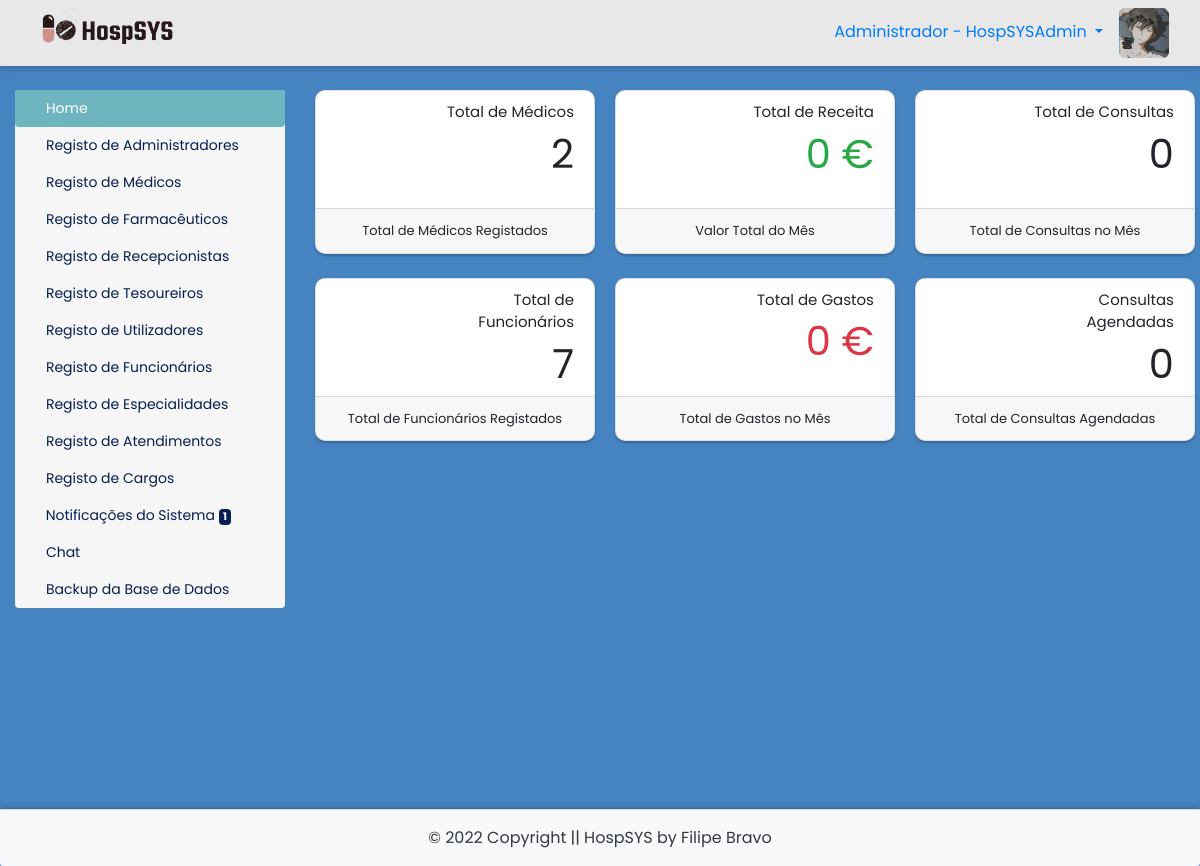
Page /painel-adm/index.php (signed in) on the committed database.
### tables this page shows
CREATE TABLE `utilizadores` (
  `id` int(11) NOT NULL AUTO_INCREMENT,
  `nome` varchar(30) NOT NULL,
  `email` varchar(40) NOT NULL,
  `nif` varchar(20) NOT NULL,
  `cc` varchar(20) NOT NULL,
  `telefone` varchar(20) NOT NULL,
  `data_nascimento` date NOT NULL,
  `data_entrada` date DEFAULT NULL,
  `cedula` varchar(20) DEFAULT NULL,
  `especialidade` int(11) DEFAULT NULL,
  `consultorio` varchar(40) DEFAULT NULL,
  `password` varchar(200) DEFAULT NULL,
  `nivel` varchar(25) NOT NULL,
  `foto` varchar(150) DEFAULT NULL,
  `code` int(50) DEFAULT NULL,
  `status` varchar(30) DEFAULT NULL,
  `estado_conta` varchar(15) NOT NULL,
  PRIMARY KEY (`id`),
  KEY `especialidade` (`especialidade`),
  CONSTRAINT `utilizadores_ibfk_1` FOREIGN KEY (`especialidade`) REFERENCES `especialidades` (`id`) ON DELETE CASCADE
);

### painel-adm/consultas-notificacoes.php (called while the page is built)
<?php
		$res_1 = $pdo->query("SELECT * from remedios where stock <= '$nivel_stock'");
		$dados_1 = $res_1->fetchAll(PDO::FETCH_ASSOC);
		$valor_1 = count($dados_1);
		if($valor_1 > 0){
			$itens_1 = 1;
		}
		else
		{
			$itens_1 = 0;
		}
		$res_2 = $pdo->query("SELECT * from contas_receber where vencimento = curDate() and forma_pagamento is null");
		$dados_2 = $res_2->fetchAll(PDO::FETCH_ASSOC);
		$valor_2 = count($dados_2);
		if($valor_2 > 0){
			$itens_2 = 1;
		}
		else
		{
			$itens_2 = 0;
		}
		$res_3 = $pdo->query("SELECT * from contas_pagar where vencimento = curDate() and pago != 'Sim'");
		$dados_3 = $res_3->fetchAll(PDO::FETCH_ASSOC);
		$valor_3 = count($dados_3);
		if($valor_3 > 0){
			$itens_3 = 1;
		}
		else
		{
			$itens_3 = 0;
		}
		$res_4 = $pdo->query("SELECT * from consultas where data = curDate() and hora < curTime() and status = 'a Aguardar'");
		$dados_4 = $res_4->fetchAll(PDO::FETCH_ASSOC);
		$valor_4 = count($dados_4);
		if($valor_4 > 0){
			$itens_4 = 1;
		}
		else
		{
			$itens_4 = 0;
		}
		$total_notificacoes = $itens_1 + $itens_2 + $itens_3 + $itens_4;
 ?>

### config.php (called while the page is built, shortened)
<?php
$nivel_stock = 5;
 ?>

### painel-adm/index.php (the view, shortened to what this page needs)
<?php
require_once("../conexao.php");
require_once("../config.php");
require_once("consultas-notificacoes.php");
$id_utilizador = $_SESSION['id_utilizador'];
$resultado_foto = $pdo->query("SELECT * from utilizadores where id = $id_utilizador");
$dados_foto = $resultado_foto->fetchAll(PDO::FETCH_ASSOC);
$foto = $dados_foto[0]['foto'];
$resultado_nome = $pdo->query("SELECT * from utilizadores where id = $id_utilizador");
$dados_nome = $resultado_nome->fetchAll(PDO::FETCH_ASSOC);
$nome_utilizador = $dados_nome[0]['nome'];
$notificacoes=$total_notificacoes;
$item1 = 'home';
$item2 = 'admin';
$item3 = 'medicos';
$item4 = 'farmaceuticos';
$item5 = 'recepcionistas';
$item6 = 'tesoureiros';
$item7 = 'utilizadores';
$item8 = 'funcionarios';
$item9 = 'especialidades';
$item10 = 'atendimentos';
$item11 = 'cargos';
$item12 = 'notificacoes';
$item13 = 'editar-perfil';
$item14 = 'chat';
$item15 = 'backup';
if(@$_GET['acao'] == $item1){
	$item1ativo = 'active';
}elseif (@$_GET['acao'] == $item2 or isset($_GET[$item2])) {
	$item2ativo = 'active';
}elseif (@$_GET['acao'] == $item3) {
	$item3ativo = 'active';
}elseif (@$_GET['acao'] == $item4 or isset($_GET[$item4])) {
	$item4ativo = 'active';
}elseif (@$_GET['acao'] == $item5) {
	$item5ativo = 'active';
}elseif (@$_GET['acao'] == $item6) {
	$item6ativo = 'active';
}elseif (@$_GET['acao'] == $item7) {
	$item7ativo = 'active';
}elseif (@$_GET['acao'] == $item8) {
	$item8ativo = 'active';
}elseif (@$_GET['acao'] == $item9) {
	$item9ativo = 'active';
}elseif (@$_GET['acao'] == $item10) {
	$item10ativo = 'active';
}elseif (@$_GET['acao'] == $item11) {
	$item11ativo = 'active';
}elseif (@$_GET['acao'] == $item12) {
	$item12ativo = 'active';
}elseif (@$_GET['acao'] == $item14) {
	$item14ativo = 'active';
}elseif (@$_GET['acao'] == 'chat1') {
	$item14ativo = 'active';
}elseif (@$_GET['acao'] == $item15) {
	$item15ativo = 'active';
}else{
	$item1ativo = 'active';
}
?>
<!DOCTYPE html>
<html lang="pt-pt">
<head>
	<link rel="stylesheet" href="https://stackpath.bootstrapcdn.com/bootstrap/4.4.1/css/bootstrap.min.css">
	<link rel="stylesheet" href="../CSS/painel.css">
	<link rel="stylesheet" href="../CSS/footer.css">
	<link rel="stylesheet" href="../CSS/style1.css">
 	<link rel="stylesheet" href="https://cdnjs.cloudflare.com/ajax/libs/font-awesome/5.15.2/css/all.min.css"/>
	<link rel="stylesheet" href="https://cdnjs.cloudflare.com/ajax/libs/font-awesome/5.11.2/css/all.css">
	<link rel="stylesheet" href="https://unicons.iconscout.com/release/v3.0.6/css/line.css">
</head>
<body>
<div style="box-shadow:0px 0px 8px rgba(0, 0, 0, 0.3);">
	<nav class="navbar navbar-light bg-light">
		<div class="col-md-12">
			<img class="float-left" src="../img/logohorizontal.png">
			<div class="float-right">
				<?php echo'<img style="height: 50px; width: 50px; border-radius: 6px;" src="../img/fotos-perfil/'.$foto.'">';?>
			</div>
			<li class="float-right nav-item dropdown">
				<a class="float-right nav-link dropdown-toggle mt-1" href="#" id="navbarDropdown" role="button" data-toggle="dropdown" aria-haspopup="true" aria-expanded="false">
					Administrador - <?php echo $nome_utilizador; ?>
				</a>
			</li>
			</div>
	</div>
<div class="main-container">
<div class="container-fluid mt-4">
	<div class="row">
		<div class="col-md-3 col-sm-12 mb-4">
			<div class="nav flex-column nav-pills" id="v-pills-tab" role="tablist" aria-orientation="vertical">
				<a class="nav-link <?php echo $item1ativo ?>" id="v-pills-home-tab" href="index.php?acao=<?php echo $item1 ?>" role="tab" aria-controls="v-pills-home" aria-selected="true"><i class="fas fa-home mr-1"></i>Home</a>
				<a class="nav-link <?php echo $item2ativo ?>" id="v-pills-messages-tab" href="index.php?acao=<?php echo $item2 ?>" role="tab" aria-controls="v-pills-profile" aria-selected="false"><i class="fas fa-user-tie mr-1"></i>Registo de Administradores</a>
				<a class="nav-link <?php echo $item3ativo ?>" id="link-medicos" href="index.php?acao=<?php echo $item3 ?>" role="tab" aria-controls="v-pills-profile" aria-selected="false"><i class="fas fa-user-md mr-1"></i>Registo de Médicos</a>
				<a class="nav-link <?php echo $item4ativo ?>" id="v-pills-messages-tab" href="index.php?acao=<?php echo $item4 ?>" role="tab" aria-controls="v-pills-profile" aria-selected="false"><i class="fas fa-user-nurse mr-1"></i>Registo de Farmacêuticos</a>
				<a class="nav-link <?php echo $item5ativo ?>" id="v-pills-messages-tab" href="index.php?acao=<?php echo $item5 ?>" role="tab" aria-controls="v-pills-messages" aria-selected="false"><i class="fas fa-concierge-bell mr-1"></i>Registo de Recepcionistas</a>
				<a class="nav-link <?php echo $item6ativo ?>" id="v-pills-messages-tab" href="index.php?acao=<?php echo $item6 ?>" role="tab" aria-controls="v-pills-messages" aria-selected="false"><i class="fas fa-coins mr-1"></i>Registo de Tesoureiros</a>
				<a class="nav-link <?php echo $item7ativo ?>" id="v-pills-messages-tab" href="index.php?acao=<?php echo $item7 ?>" role="tab" aria-controls="v-pills-messages" aria-selected="false"><i class="fas fa-user mr-1"></i>Registo de Utilizadores</a>
				<a class="nav-link <?php echo $item8ativo ?>" id="v-pills-messages-tab" href="index.php?acao=<?php echo $item8 ?>" role="tab" aria-controls="v-pills-messages" aria-selected="false"><i class="fas fa-user-nurse mr-1"></i>Registo de Funcionários</a>
				<a class="nav-link <?php echo $item9ativo ?>" id="v-pills-messages-tab" href="index.php?acao=<?php echo $item9 ?>" role="tab" aria-controls="v-pills-messages" aria-selected="false"><i class="fas fa-address-card mr-1"></i>Registo de Especialidades</a>
				<a class="nav-link <?php echo $item10ativo ?>" id="v-pills-messages-tab" href="index.php?acao=<?php echo $item10 ?>" role="tab" aria-controls="v-pills-messages" aria-selected="false"><i class="fas fa-clipboard-list mr-1"></i>Registo de Atendimentos</a>
				<a class="nav-link <?php echo $item11ativo ?>" id="v-pills-messages-tab" href="index.php?acao=<?php echo $item11 ?>" role="tab" aria-controls="v-pills-messages" aria-selected="false"><i class="fas fa-list-alt mr-1"></i>Registo de Cargos</a>
				<?php if($notificacoes>0){ ?>
					<a class="nav-link <?php echo $item12ativo ?>" id="v-pills-messages-tab" href="index.php?acao=<?php echo $item12 ?>" role="tab" aria-controls="v-pills-messages" aria-selected="false"><i class="fas fa-bell"></i> Notificações do Sistema <span class="badge badge-light"><?php echo $notificacoes; ?></span></a>
				<?php } ?>
				<a class="nav-link <?php echo $item14ativo ?>" id="v-pills-messages-tab" href="index.php?acao=<?php echo $item14 ?>" role="tab" aria-controls="v-pills-messages" aria-selected="false"><i class="fas fa-comments mr-1"></i>Chat</a>
				<a class="nav-link <?php echo $item15ativo ?>" id="v-pills-messages-tab" href="backup.php?acao=<?php echo $item15 ?>" role="tab" aria-controls="v-pills-messages" aria-selected="false"><i class="fas fa-download mr-1"></i>Backup da Base de Dados</a>
			</div>
		</div>
		<div class="col-md-9 col-sm-12">
			<div class="tab-content" id="v-pills-tabContent">
				<div class="tab-pane fade show active" role="tabpanel">
					<?php if(@$_GET['acao'] == $item1){
						include_once($item1.".php");
					}elseif (@$_GET['acao'] == $item2 or isset($_GET[$item2])) {
						include_once($item2.".php");
					}elseif (@$_GET['acao'] == $item3) {
						include_once($item3.".php");
					}elseif (@$_GET['acao'] == $item4 or isset($_GET[$item4])) {
						include_once($item4.".php");
					}elseif (@$_GET['acao'] == $item5) {
						include_once($item5.".php");
					}elseif (@$_GET['acao'] == $item6) {
						include_once($item6.".php");
					}elseif (@$_GET['acao'] == $item7) {
						include_once($item7.".php");
					}elseif (@$_GET['acao'] == $item8) {
						include_once($item8.".php");
					}elseif (@$_GET['acao'] == $item9) {
						include_once($item9.".php");
					}elseif (@$_GET['acao'] == $item10) {
						include_once($item10.".php");
					}elseif (@$_GET['acao'] == $item11) {
						include_once($item11.".php");
					}elseif (@$_GET['acao'] == $item12) {
						include_once($item12.".php");
					}elseif (@$_GET['acao'] == $item13) {
						include_once($item13.".php");
					}elseif (@$_GET['acao'] == $item14) {
						include_once("users.php");
					}elseif (@$_GET['acao'] == 'chat1') {
						include_once("chat.php");
					}elseif (@$_GET['acao'] == $item15) {
						include_once("$item15.php");
					}
					else{
						include_once($item1.".php");
					}
					?>
				</div>
			</div>
		</div>
	</div>
</div>
<?php if (@$_GET['acao'] != 'chat1') { include('../footers/footer.php'); } ?>
</div>
</body>
</html>

### CSS/painel.css (style rules this page uses)
body { background-color:#4683c1; }
.navbar { background-color:#e8e8e8 !important; }
.navbar img { width:150px; }
.navbar li { list-style:none; }
.nav { background-color:#f6f6f6 !important; border-radius:4px !important; }
.nav a { color:#071e51; font-size:14px; }
.nav .active { background-color:#6fb5bf !important; }
.badge { background-color:#071e51 !important; color:#fff; }

### CSS/footer.css (style rules this page uses)
* { box-sizing: border-box; }
*:before, *:after { box-sizing: border-box; }
html, body { height: 100%; position: relative; }
.main-container { min-height: 100vh; overflow: hidden; display: block; position: relative; padding-bottom: 100px; }

### CSS/style1.css (style rules this page uses)
* { margin: 0; padding: 0; box-sizing: border-box; text-decoration: none; font-family: 'Poppins', sans-serif; }

### rows in the picture
utilizadores: foto (picture), nome "HospSYSAdmin"

### other values in the picture
$notificacoes "1"
$valor_1 "2"
$total "0"
$valor_3 "0"
$valor_4 "7"
$total_saidas "0"
$valor_6 "0"
